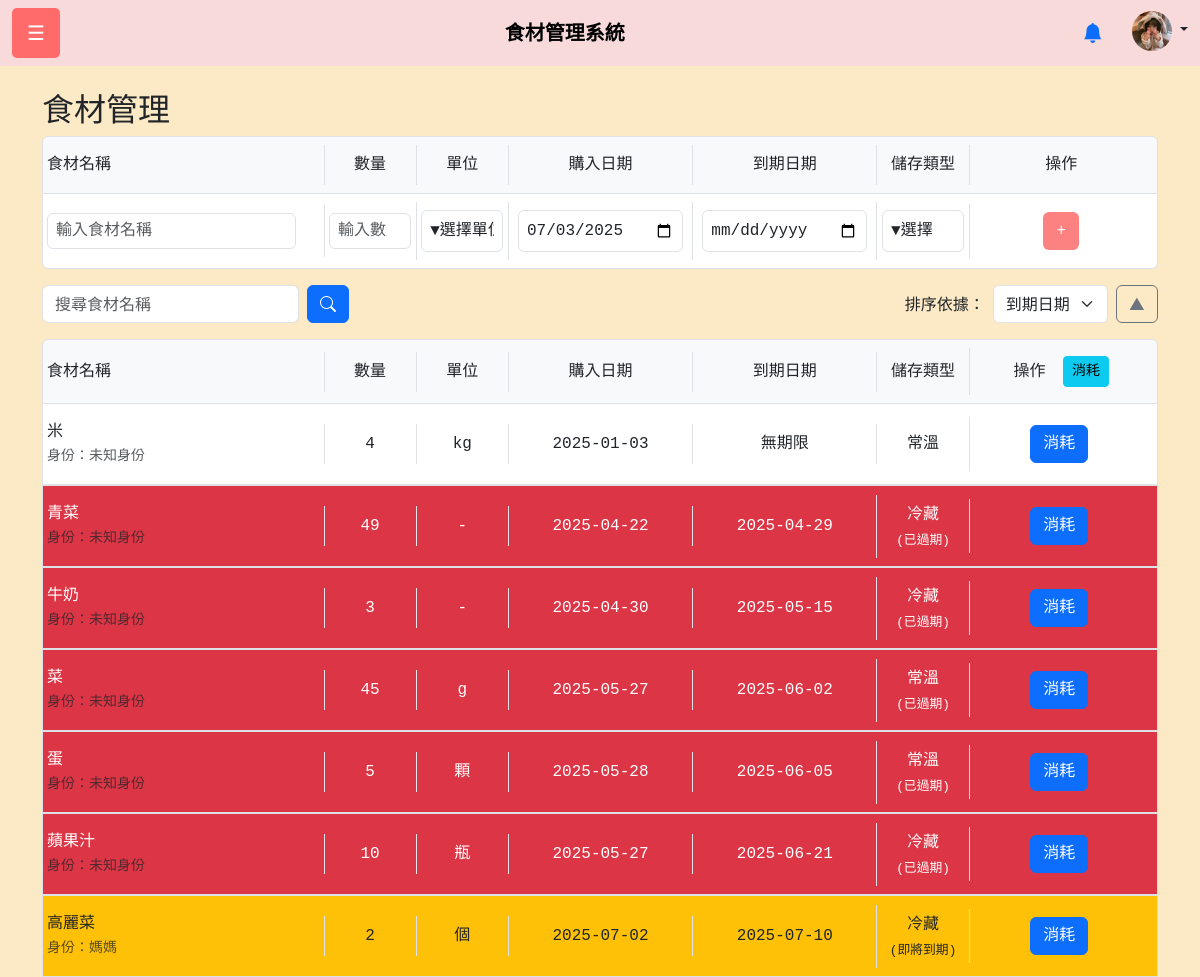
The app's page /IngredientManager.php (signed in), older data.
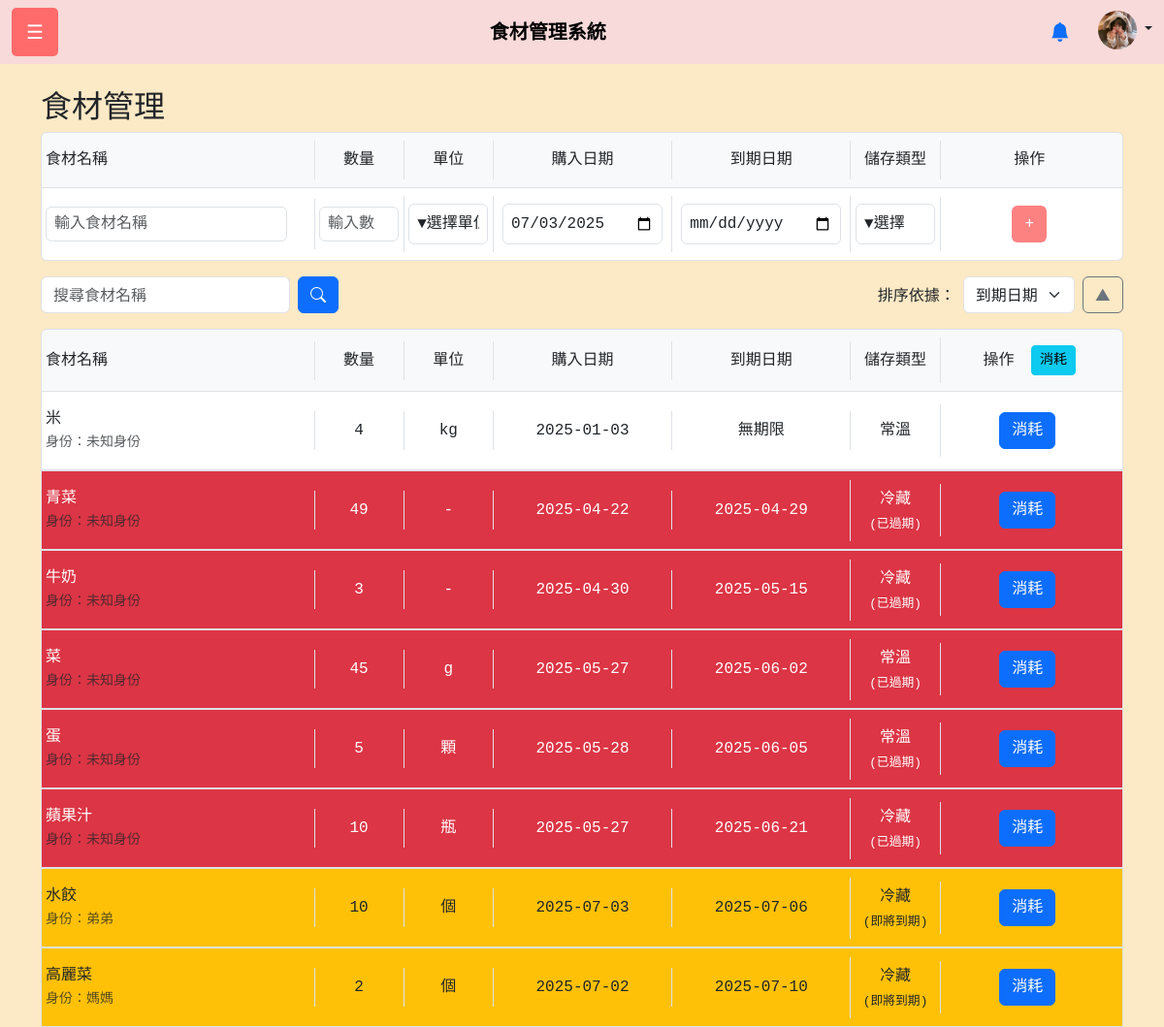
The same page, newer data.
### tables this page shows
CREATE TABLE `ingredient` (
  `IngredientId` int(11) NOT NULL,
  `uId` int(11) NOT NULL,
  `IName` varchar(50) NOT NULL,
  `Quantity` int(11) DEFAULT NULL,
  `ExpireDate` date DEFAULT NULL,
  `StoreType` varchar(20) DEFAULT NULL,
  `Unit` varchar(20) DEFAULT NULL,
  `PurchaseDate` date DEFAULT NULL,
  `ConsumedDate` date DEFAULT NULL,
  `Role` varchar(50) DEFAULT NULL
);

### IngredientManager.php (the view, shortened to what the changed rows need)
<?php
$conn = new mysqli("localhost", "root", "", "foodmanager");
$uId = $_SESSION['user_id'];
$search = $_GET['search'] ?? '';
$sort = $_GET['sort'] ?? 'expire';
$order = $_GET['order'] ?? 'asc';
$validSorts = ['name' => 'IName', 'purchase' => 'PurchaseDate', 'expire' => 'ExpireDate'];
$sortColumn = $validSorts[$sort] ?? 'ExpireDate';
$order = strtolower($order) === 'desc' ? 'DESC' : 'ASC';
$sql = "SELECT IngredientId, IName, Quantity, Unit, ExpireDate, StoreType, PurchaseDate, Role
        FROM Ingredient
        WHERE uId = ? AND Quantity > 0 AND IName LIKE ?
        ORDER BY $sortColumn $order";
$stmt = $conn->prepare($sql);
$searchKeyword = '%' . $search . '%';
$stmt->bind_param("is", $uId, $searchKeyword);
$stmt->execute();
$result = $stmt->get_result();
$ingredients = [];
while ($row = $result->fetch_assoc()) {
    $ingredients[] = $row;
}
?>
<!DOCTYPE html>
<html lang="zh-Hant">
<head>
    <link rel="stylesheet" href="css/boot.css">
    <link href="https://cdn.jsdelivr.net/npm/bootstrap@5.3.0/dist/css/bootstrap.min.css" rel="stylesheet">
    <link rel="stylesheet" href="https://cdn.jsdelivr.net/npm/bootstrap-icons@1.10.5/font/bootstrap-icons.css">
</head>
<body>
    <div class="container mt-4">
        <h2>食材管理</h2>
        <div class="list-group">
            <?php if (empty($ingredients)): ?>
                <div class="list-group-item">尚未添加任何食材</div>
            <?php else: ?>
                <?php foreach ($ingredients as $ingredient): ?>
                    <?php
                    $expireClass = '';
                    $expireText = $ingredient['ExpireDate'] ? $ingredient['ExpireDate'] : '無期限';
                    $expireStatus = '';
                    if ($ingredient['ExpireDate']) {
                        $expireDate = new DateTime($ingredient['ExpireDate']);
                        $today = new DateTime();
                        $interval = $today->diff($expireDate);
                        $daysLeft = $interval->days;
                        if ($interval->invert) {
                            $expireClass = 'bg-danger text-white';
                            $expireStatus = '(已過期)';
                        } elseif ($daysLeft <= 7) {
                            $expireClass = 'bg-warning text-dark';
                            $expireStatus = '(即將到期)';
                        }
                    }
                    $quantityDisplay = $ingredient['Quantity'] ? $ingredient['Quantity'] : '-';
                    $purchaseDateDisplay = $ingredient['PurchaseDate'] ? $ingredient['PurchaseDate'] : '-';
                    $storeTypeDisplay = $ingredient['StoreType'] ? $ingredient['StoreType'] : '-';
                    $whoAdded = $ingredient['Role'] ?? '未知身份';
                    ?>
                    <div class="list-group-item <?php echo $expireClass; ?>">
                        <div class="row align-items-center">
                            <div class="col-3">
                                <?php echo htmlspecialchars($ingredient['IName']); ?>
                                <br>
                                <small class="text-muted">身份：<?php echo htmlspecialchars($whoAdded); ?></small>
                            </div>
                            <div class="col-1 text-center">
                                <?php echo htmlspecialchars($quantityDisplay); ?>
                            </div>
                            <div class="col-1 text-center">
                                <?php echo htmlspecialchars($ingredient['Unit'] ?? '-'); ?>
                            </div>
                            <div class="col-2 text-center">
                                <?php echo htmlspecialchars($purchaseDateDisplay); ?>
                            </div>
                            <div class="col-2 text-center">
                                <?php echo htmlspecialchars($expireText); ?>
                            </div>
                            <div class="col-1 text-center">
                                <div class="store-type-container">
                                    <?php echo htmlspecialchars($storeTypeDisplay); ?>
                                    <?php if ($expireStatus): ?>
                                    <span class="expiry-status"><?php echo htmlspecialchars($expireStatus); ?></span>
                                    <?php endif; ?>
                                </div>
                            </div>
                            <div class="col-2 text-center">
                                <div id="consume-group-<?php echo $ingredient['IngredientId']; ?>" class="consume-group">
                                    <button class="btn btn-primary me-1" data-bs-toggle="modal"
                                        data-bs-target="#editModal<?php echo $ingredient['IngredientId']; ?>">
                                        消耗
                                    </button>
                                </div>
                            </div>
                        </div>
                    </div>
                <?php endforeach; ?>
            <?php endif; ?>
        </div>
    </div>
</body>
</html>

Row changes from the older to the newer data that the page shows:
added ingredient: IName "水餃", Role "弟弟", Quantity "10", Unit "個", PurchaseDate "2025-07-03", ExpireDate "2025-07-06", StoreType "冷藏", ExpireDate "(即將到期)"
